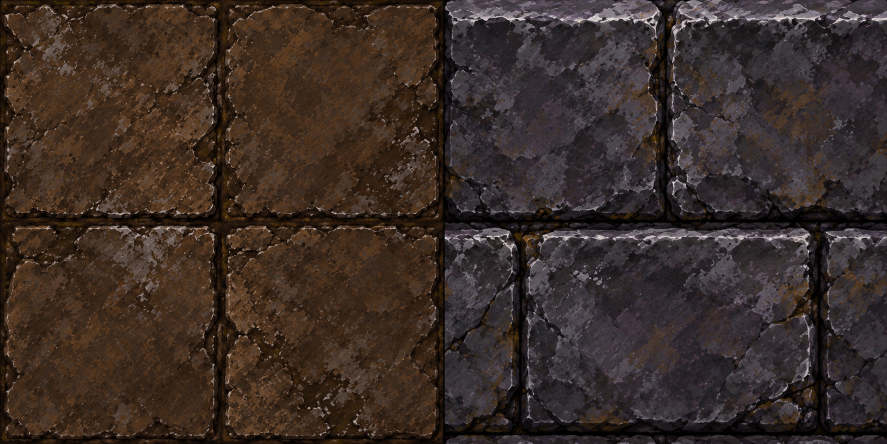
#> input picture art/masters/integracao-r04/superficies-r04.png, 1774 x 887 px (shown at 1/2 size)
$ python build-art-integration.py
#> lines starting #> are read from the running program, lines starting #| are printed output that depends on the picture
"""Technical packing of R04 AI material swatches and a separate MV gallery map."""
from pathlib import Path
from PIL import Image
import json,hashlib,copy
R=Path(__file__).resolve().parents[1]
def write(p,d):
 text = '[\n'+',\n'.join(json.dumps(x,ensure_ascii=False,separators=(',',':')) for x in d)+'\n]\n' if isinstance(d,list) else json.dumps(d,ensure_ascii=False,separators=(',',':'))+'\n'
 (R/p).write_text(text,encoding='utf-8')
master=R/'art/masters/integracao-r04/superficies-r04.png';im=Image.open(master).convert('RGBA');w,h=im.size
#> after `w, h = im.size`: w = 1774; h = 887
# Preserve two courses at 48px each in a 96px material patch; no art drawn.
floor=im.crop((0,0,w//2,h)).resize((96,96),Image.Resampling.LANCZOS)
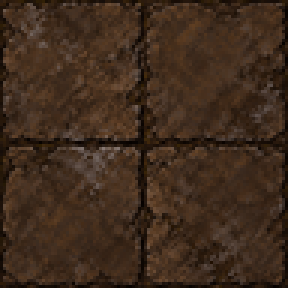
#> floor: PIL image 96x96 RGBA (shown 3 times larger); mean R, G, B, A 63.1, 43.6, 29.1, 255
wall=im.crop((w//2,0,w,h)).resize((96,96),Image.Resampling.LANCZOS)
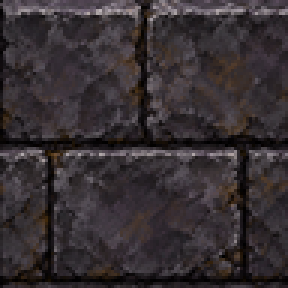
#> wall: PIL image 96x96 RGBA (shown 3 times larger); mean R, G, B, A 54.3, 47.4, 50.5, 255
sheet=Image.new('RGBA',(768,768));sheet.alpha_composite(floor,(48,0));sheet.alpha_composite(wall,(192,0));sheet.save(R/'img/tilesets/Arena_Prison_R04.png')
#> after `sheet = Image.new('RGBA', (768, 768))`: sheet: PIL image 768x768 RGBA; every value is 0
#> after `sheet.alpha_composite(floor, (48, 0))`:
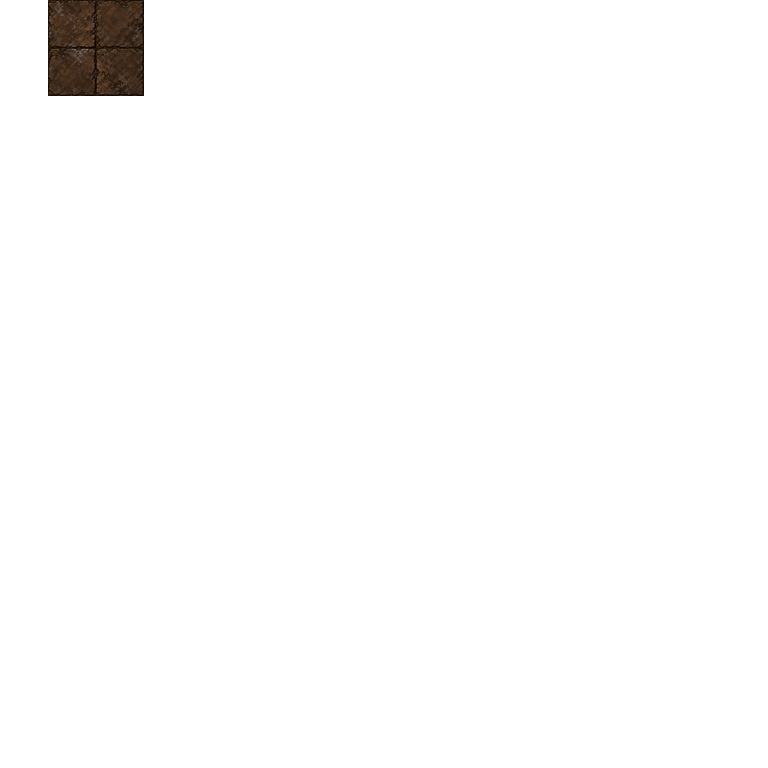
#> sheet: PIL image 768x768 RGBA; mean R, G, B, A 1, 0.7, 0.5, 4; transparent parts drawn white
#> (the run stopped early here; a loop or call above may not have finished)
